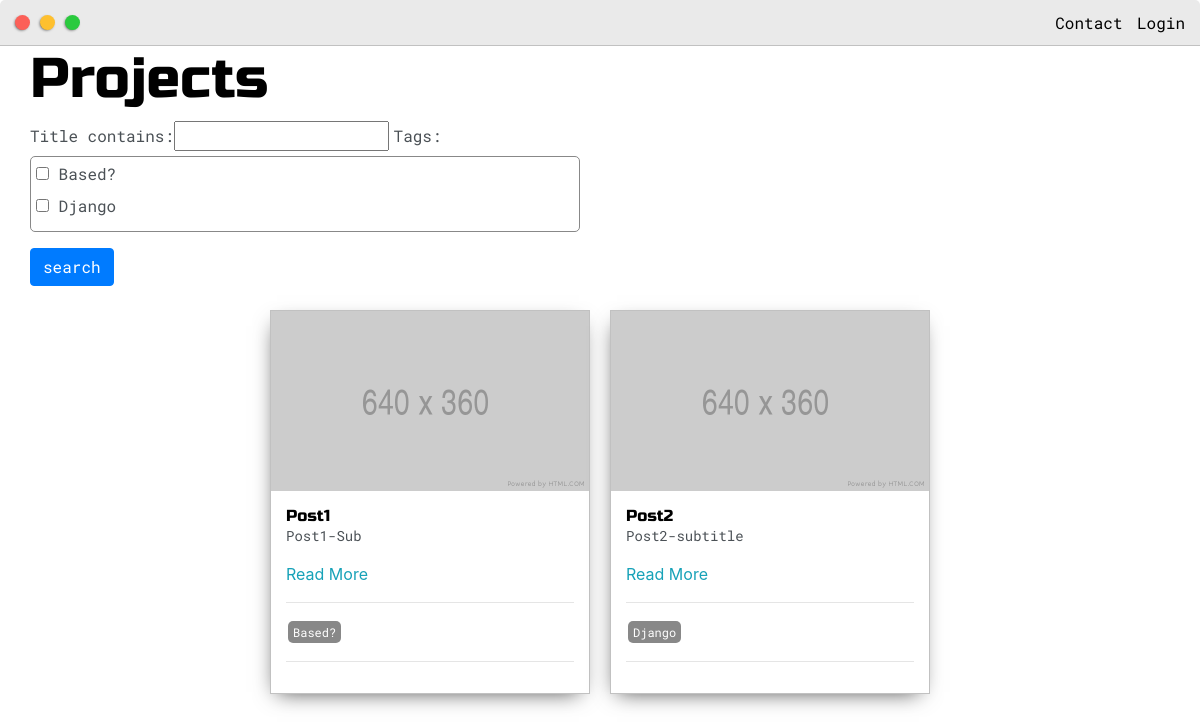
The app's page /posts/, older data.
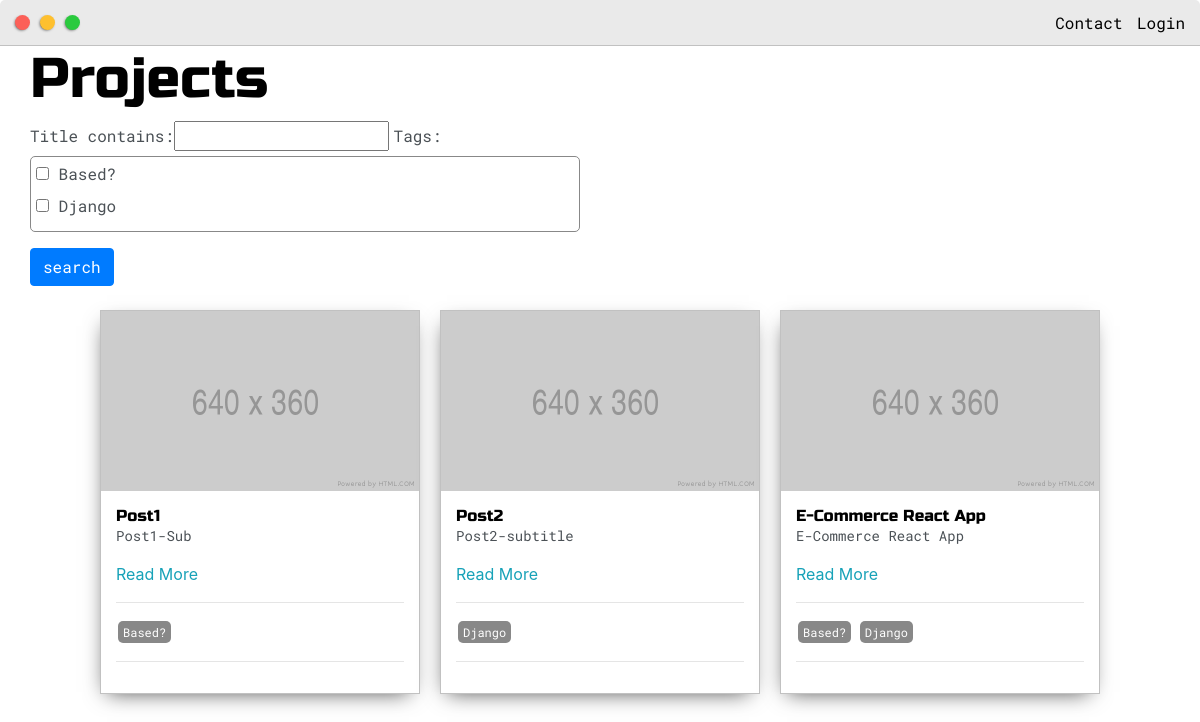
The same page, newer data.
### base/models.py (models this page shows, shortened)
class Post(models.Model):
    title = models.CharField(max_length=200)
    sub_title = models.CharField(max_length=200)
    body = RichTextField(null=True, blank=True)
    created = models.DateTimeField(auto_now_add=True)
    featured = models.BooleanField(default=False)
    active = models.BooleanField(default=False)
    thumbnail = models.ImageField(null=True, blank=None, upload_to="images", default="placeholder.png")
    tags = models.ManyToManyField(Tag, null=True)
    slug = models.SlugField(null=True, blank=True)

class Tag(models.Model):
    name = models.CharField(max_length=50)
    def __str__(self):
        return self.name

### base/views.py (the view)
# urls.py: path('posts/', views.posts, name="posts"),
def posts(request):
    posts = Post.objects.filter(active=True)
    postFilter = PostFilter(request.GET,queryset=posts)
    posts = postFilter.qs
    page = request.GET.get('page')
    paginator = Paginator(posts,3)
    try:
        posts = paginator.page(page)
    except PageNotAnInteger:
        posts = paginator.page(1)
    except EmptyPage:
        posts = paginator.page(paginator.num_pages)
    context = {'posts':posts, 'postFilter':postFilter}
    return render(request,'base/posts.html', context)

### base/templates/base/posts.html (shortened to what this page needs)
{% extends 'base/main.html' %}
{% load static %}
{% load crispy_forms_tags %}
{% block content %}
<div class="main-container">
	<h1>Projects</h1>
	<form id="searchForm" method="GET">
		{{postFilter.form}}
		<input class="btn btn-primary" type="submit" value="search">
	</form>
	<br>
	<div class="post-wrapper">
		{% for post in posts %}
		<div>
			<div class="post">
				<img class="thumbnail" src="{{post.thumbnail.url}}">
				<div class="post-preview">
					<h6 class="post-title">{{post.title}}</h6>
					<p class="post-intro">{{post.sub_title}}</p>
					<a href="{% url 'post' post.id %}">Read More</a>
					<hr>
					{% for tag in post.tags.all %}
					<span class="tag">{{tag}}</span>
					{% endfor %}
					<hr>
				</div>
			</div>
		</div>
		{% empty %}
			<h3>No posts found...</h3>
		{% endfor %}
	</div>
</div>
{% endblock content %}

Row changes from the older to the newer data that the page shows:
added Post: thumbnail (placeholder picture), title "E-Commerce React App", sub_title "E-Commerce React App", Tag (name "Based?"), Tag (name "Django")
